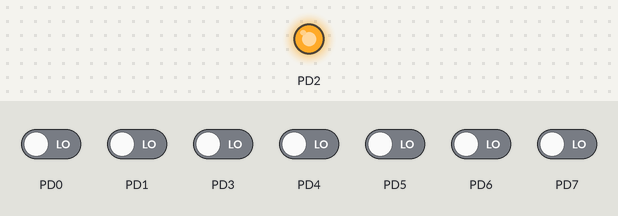
A program run on a simulated ATmega328P, built with avr-gcc and emulated at 16 MHz. Shown: output pins drawn as LEDs (lit = HIGH). Inputs (shaded band) come from the test bench; at power-on: PD0, PD1, PD3–7 LOW.

Above: at 1.2 s.
1.3 s: PD3 driven HIGH
At 1.8 s:
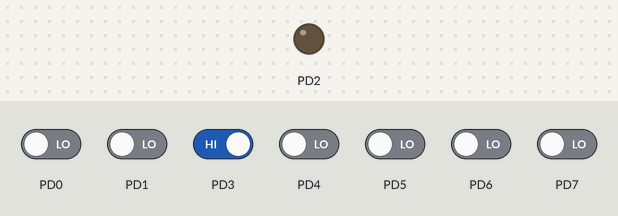
2.8 s: PD3 driven LOW
At 4.0 s:
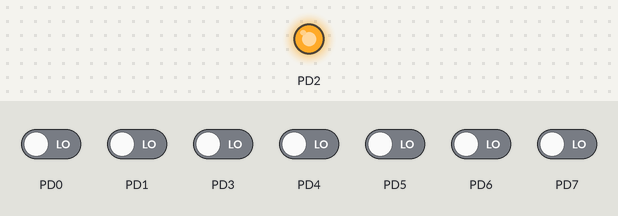
4.3 s: PD4 driven HIGH
At 5.3 s:
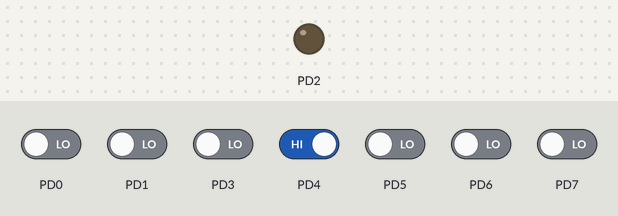
Timing chart, 0 to 7.3 s (numbered marks = the images above; inputs shaded):
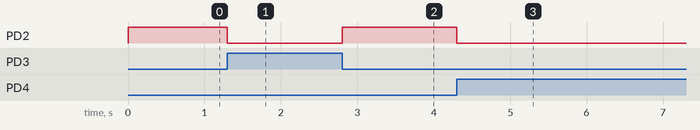

Measured:
- after the input at 1.3 s, PD2: HIGH → LOW at once
- after the input at 2.8 s, PD2: LOW → HIGH at once
- after the input at 4.3 s, PD2: HIGH → LOW at once

The program:

main.c
```c
#include <avr/io.h>
#include <util/delay.h>

int main(void) {
    // A -> PD3, B -> PD4, F -> PD2

    DDRD &= ~((1 << PD3) | (1 << PD4)); // PD3, PD4 as inputs
    DDRD |= (1 << PD2);                 // PD2 as output for F

    while (1) {
        uint8_t A = (PIND & (1 << PD3)) ? 1 : 0;
        uint8_t B = (PIND & (1 << PD4)) ? 1 : 0;

        // XNOR logic: F = 1 if A == B, else 0
        uint8_t F = (A == B) ? 1 : 0;

        if (F) {
            PORTD |= (1 << PD2);   // Output HIGH
        } else {
            PORTD &= ~(1 << PD2);  // Output LOW
        }

        _delay_ms(10); // Small debounce delay
    }
}
```
